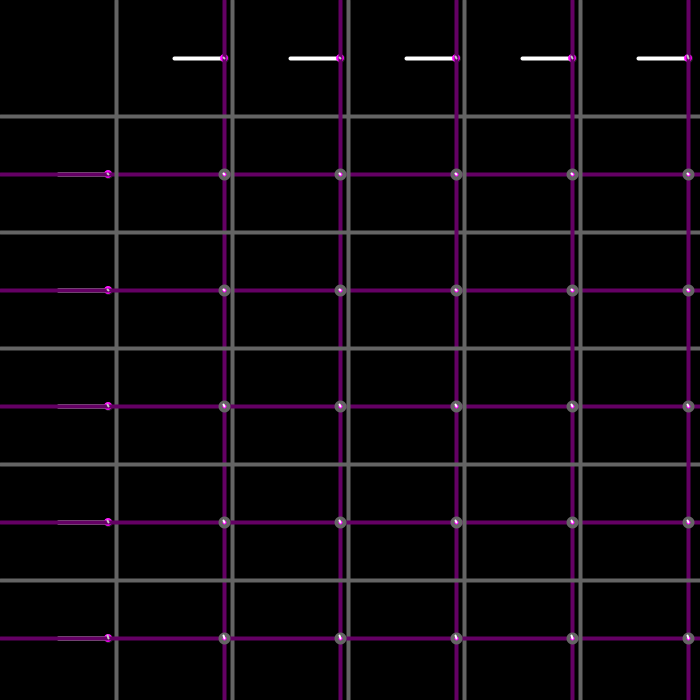
Frame 1 (no input)
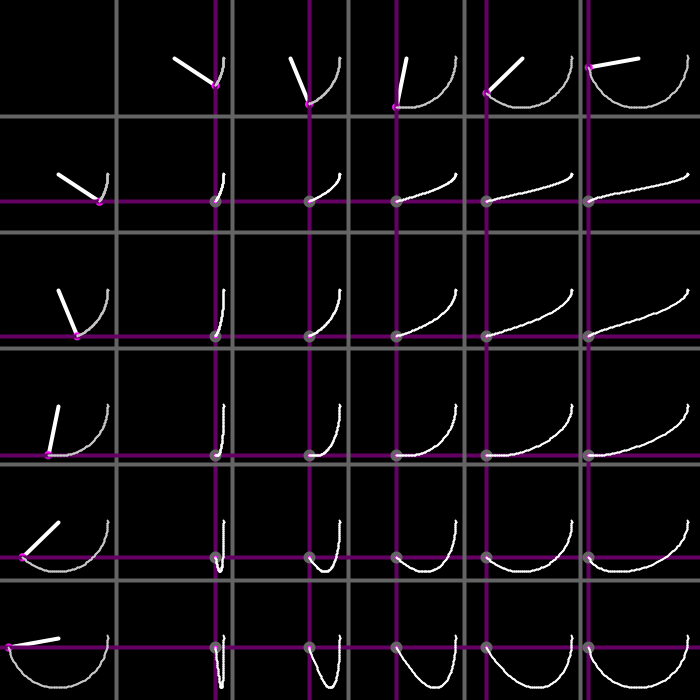
Frame 60 (the mouse pressed at the canvas centre just before this capture)
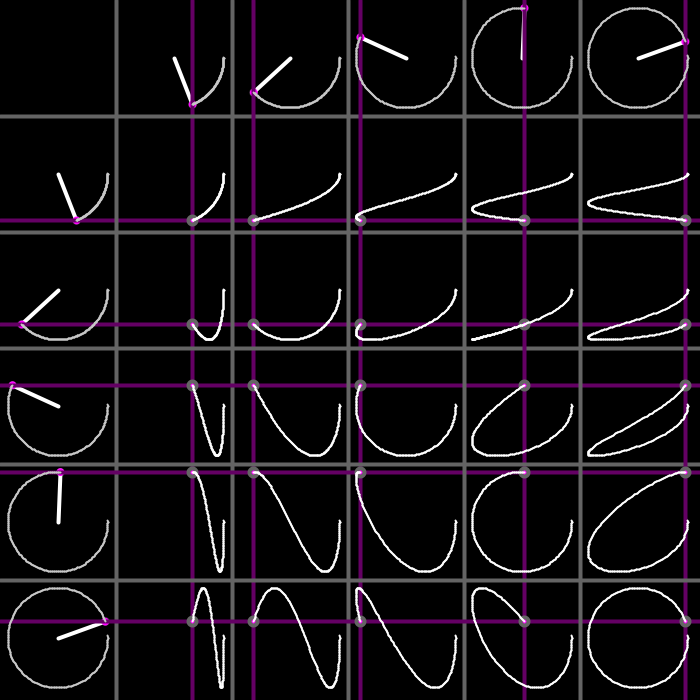
Frame 120 (the mouse held since frame 60 and released just before this capture)

The Processing sketch that drew these frames (run headless with seeded random() and noise(); from frame 60 on, the mouse is pressed at the canvas centre):

// Processing sketch: Sand_Curves
// ── Sand_Curves.pde
int grid=5;
float ang=0;
float ang_val=0;
int i, j;
float small_change=0.01;
void setup()
{
  size(700, 700);
  background(0);
  ang=0;
  ang_val=0;
  stroke(255);
}
void draw()
{
  background(0);
  float cent=(width/(2*(grid+2)))+(width/(2*(grid+1)*(grid+2)));
  float grid_width=width/(grid+1);
  float r=(width/(2*(grid+2)));
  strokeWeight(2);
  for (i=1; i<=grid; i++)
  {
    strokeWeight(4);
    line(cent+i*(grid_width), cent, cent+i*(grid_width)+r*cos((i)*(ang_val)), cent+r*sin((i)*(ang_val)));
    line(cent, cent+i*(grid_width), cent+r*cos((i)*(ang_val)), cent+i*(grid_width)+r*sin((i)*(ang_val)));
    fill(255, 0, 255);
    strokeWeight(0);
    ellipse(cent+i*(grid_width)+r*cos((i)*(ang_val)), cent+r*sin((i)*(ang_val)), 8, 8);
    ellipse(cent+r*cos((i)*(ang_val)), cent+i*(grid_width)+r*sin((i)*(ang_val)), 8, 8);
  }
  stroke(100, 0, 100);
  strokeWeight(4);
  for (i=1; i<=grid; i++)
  {
    stroke(100, 0, 100);
    line(cent+i*(grid_width)+r*cos((i)*ang_val), 0, cent+i*(grid_width)+r*cos((i)*ang_val), height);
    line(0, cent+i*(grid_width)+r*sin((i)*ang_val), width, cent+i*(grid_width)+r*sin((i)*ang_val));
    stroke(100);
    line(i*(grid_width), 0, +i*(grid_width), height);
    line(0, +i*(grid_width), width, i*(grid_width));
  }
  cent=cent+grid_width;
  for (i=0; i<grid; i++)
  {
    float centx=cent+grid_width*i;
    for (j=0; j<grid; j++)
    {
      float centy=cent+grid_width*j;
      float valx=centx+r*cos((i+1)*ang_val);
      float valy=centy+r*sin((j+1)*ang_val);
      fill(255, 0, 255);
      ellipse(valx, valy, 8, 8);
    }
  }
  strokeWeight(2);
  stroke(255);
  ang=0;
  while (ang<=ang_val)
  {
    float cent_t=cent-grid_width;
    stroke(200);
    for (i=1; i<=grid; i++)
    {
      line(cent_t+i*(grid_width)+r*cos((i)*ang), cent_t+r*sin((i)*ang), cent_t+i*(grid_width)+r*cos((i)*(ang-small_change)), cent_t+r*sin((i)*(ang-small_change)));
      line(cent_t+r*cos((i)*ang), cent_t+i*(grid_width)+r*sin((i)*ang), cent_t+r*cos((i)*(ang-small_change)), cent_t+i*(grid_width)+r*sin((i)*(ang-small_change)));
    }
    stroke(255);
    for (i=0; i<grid; i++)
    {
      float centx=cent+grid_width*i;
      for (j=0; j<grid; j++)
      {

        float centy=cent+grid_width*j;
        float valxn=centx+r*cos((i+1)*ang);
        float valyn=centy+r*sin((j+1)*ang);
        float valxb=centx+r*cos((i+1)*(ang-small_change));
        float valyb=centy+r*sin((j+1)*(ang-small_change));
        line(valxb, valyb, valxn, valyn);
      }
    }
    ang+=small_change;
  }
  ang_val=ang_val+small_change;
  if (ang_val>TWO_PI)
  {
    noLoop();
  }
}
